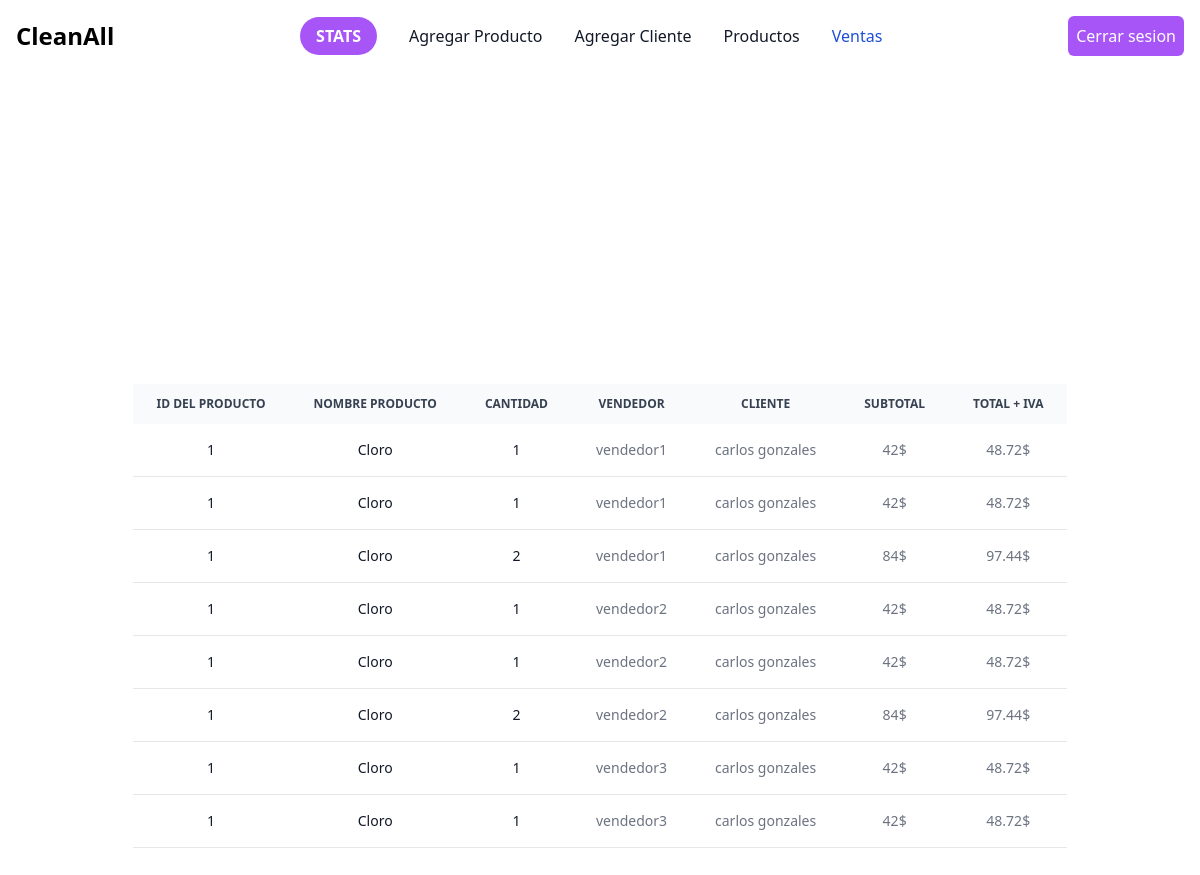
Page /ventas.php (signed in) on the committed database.
### tables this page shows
CREATE TABLE detalle_venta (
  id int(11) auto_increment NOT NULL,
  cantidad int(11) NOT NULL,
  precio NUMERIC(10,2) NOT NULL,
  id_usuario int(11) NOT NULL,
  id_producto int(11) NOT NULL,
  FOREIGN KEY (id_producto) REFERENCES producto(id),
  FOREIGN KEY (id_usuario) REFERENCES usuario(idusuario),
  PRIMARY KEY (id)
);

CREATE TABLE producto (
  id int(11) auto_increment NOT NULL,
  imagen varchar(300) NOT NULL,
  descripcion varchar(200) NOT NULL,
  precio NUMERIC(10,2) NOT NULL,
  categoria varchar(30),
  existencia int(11) NOT NULL,
  usuario_id int(11) NOT NULL,
  FOREIGN KEY(usuario_id) REFERENCES usuario(idusuario),
  PRIMARY KEY(id)
);

CREATE TABLE usuario (
  idusuario int(11) auto_increment NOT NULL,
  nombre varchar(100) NOT NULL,
  correo varchar(100) NOT NULL,
  usuario varchar(20) NOT NULL,
  clave varchar(50) NOT NULL,
  PRIMARY KEY(idusuario)
);

CREATE TABLE cliente (
  idcliente INT auto_increment NOT NULL,
  nombre varchar(100) NOT NULL,
  telefono varchar(15) NOT NULL,
  direccion varchar(200) NOT NULL,
  usuario_id int(11) NOT NULL,
  documento INT(30) NOT NULL,
  FOREIGN KEY(usuario_id) REFERENCES usuario(idusuario),
  PRIMARY KEY (idcliente)
  
);

CREATE TABLE ventas (
  id int(11) auto_increment NOT NULL,
  id_cliente int(11) NOT NULL,
  total NUMERIC(10,2) NOT NULL,
  id_usuario int(11) NOT NULL,
  fecha timestamp NOT NULL DEFAULT current_timestamp() ON UPDATE current_timestamp(),
  FOREIGN KEY (id_cliente) REFERENCES cliente(idcliente),
  FOREIGN KEY (id_usuario) REFERENCES usuario(idusuario),
  PRIMARY KEY(id)
  
);

### ventas.php (called while the page is built)
<?php session_start();
    $usuario = $_SESSION['usuario'];
    require('./funciones/obtenerid.php');
    $resultado = extraerID($usuario);
    $id= $resultado['idusuario'];
    try{
    $conexion = conectar();
     }
    catch(PDOException $e){
    echo "Error: " . $e->getMessage();
    };
    $statement = $conexion->prepare('SELECT cliente.nombre,usuario.usuario,ventas.total,detalle_venta.cantidad, cliente.nombre,producto.id,producto.descripcion, producto.id
    FROM detalle_venta
    INNER JOIN usuario ON detalle_venta.id_usuario = :user
    INNER JOIN cliente ON detalle_venta.id_usuario = :user
    INNER JOIN producto ON detalle_venta.id_usuario = :user
    INNER JOIN ventas ON detalle_venta.id_usuario = :user LIMIT 8;');
    $statement->bindParam(':user', $id);
    $statement->execute();
    $resultado = $statement->fetchAll();
require('./src/navbar.php');
require('./src/ventas.view.php');
?>

### funciones/obtenerid.php (called while the page is built, shortened)
<?php
 function extraerID($id){
    $conexion = conectar();
    $statement= $conexion->prepare('SELECT * FROM usuario WHERE usuario = :user');
    $statement->bindParam(':user', $id);
    $statement->execute();
    $resultado = $statement->fetch();
    return $resultado;
 }
?>

### src/ventas.view.php (the view, shortened to what this page needs)
<!DOCTYPE html>
<html lang="en">
<head>
    <script src="https://cdn.tailwindcss.com"></script>
</head>
<body>
<section class="flex items-center justify-center h-[100VH]">
<div class="relative overflow-x-auto">
    <table class="text-center text-sm text-left rtl:text-right text-gray-500 dark:text-gray-400">
        <thead class="text-xs text-gray-700 uppercase bg-gray-50 dark:bg-gray-700 dark:text-gray-400">
            <tr>
                <th scope="col" class="px-6 py-3">
                    ID DEL PRODUCTO
                </th>
                <th scope="col" class="px-6 py-3">
                    Nombre producto
                </th>
                <th scope="col" class="px-6 py-3">
                   Cantidad
                </th>
                <th scope="col" class="px-6 py-3">
                    Vendedor
                </th>
                <th scope="col" class="px-6 py-3">
                    Cliente
                </th>
                <th scope="col" class="px-6 py-3">
                    Subtotal
                </th>
                <th scope="col" class="px-6 py-3">
                    Total + IVA
                </th>
            </tr>
        </thead>
        <tbody>
        <?php foreach ($resultado as $p) : ?>
            <tr class="bg-white border-b dark:bg-gray-800 dark:border-gray-700">
                <th scope="row" class="px-6 py-4 font-medium text-gray-900 whitespace-nowrap dark:text-white">
                <?php echo $p['id'] ?>
                </th>
                <th scope="row" class="px-6 py-4 font-medium text-gray-900 whitespace-nowrap dark:text-white">
                <?php echo $p['descripcion'] ?>
                </th>
                <th scope="row" class="px-6 py-4 font-medium text-gray-900 whitespace-nowrap dark:text-white">
                <?php echo $p['cantidad'] ?>
                </th>
                <td class="px-6 py-4">
                <?php echo $p['usuario'] ?>
                </td>
                <td class="px-6 py-4">
                <?php echo $p['nombre'] ?>
                </td>
                <td class="px-6 py-4">
                <?php echo $p['total'] * $p['cantidad'] ?>$
                </td>
                <td class="px-6 py-4">
                <?php echo $p['total'] * $p['cantidad']*1.16 ?>$
                </td>
            </tr>
        <?php endforeach ?>
        </tbody>
    </table>
</div>
</section>
</body>
</html>

### src/navbar.php (shortened to what this page needs)
<!DOCTYPE html>
<html lang="en">
<head>
</head>
<body>
<nav class="bg-white border-gray-200 dark:bg-gray-900">
  <div class="max-w-screen-xl flex flex-wrap items-center justify-between mx-auto p-4">
  <a href="main.php" class="flex items-center space-x-3 rtl:space-x-reverse">
      <span class="self-center text-2xl font-semibold whitespace-nowrap dark:text-white">CleanAll</span>
  </a>
  <div class="flex md:order-2">
    <a href="logout.php">
      <button class="bg-purple-500 px-2 py-2 rounded-md hover:transition-all hover:bg-purple-600 text-white">Cerrar sesion</button>
    </a>
  </div>
    <div class="items-center justify-between hidden w-full md:flex md:w-auto md:order-1" id="navbar-search">
      <ul class="flex flex-col p-4 md:p-0 mt-4 font-medium border border-gray-100 rounded-lg bg-gray-50 md:space-x-8 rtl:space-x-reverse md:flex-row md:mt-0 md:border-0 md:bg-white dark:bg-gray-800 md:dark:bg-gray-900 dark:border-gray-700">
        <li>
          <a href="main.php" class="bg-purple-500 transition-all hover:bg-purple-700 text-white font-bold py-2 px-4 rounded-full" aria-current="page">STATS</a>
        </li>
        <li>
          <a  href="productForm.php" class="block py-2 px-3 text-gray-900 rounded hover:bg-gray-100 md:hover:bg-transparent md:hover:text-blue-700 md:p-0 md:dark:hover:text-blue-500 dark:text-white dark:hover:bg-gray-700 dark:hover:text-white md:dark:hover:bg-transparent dark:border-gray-700">Agregar Producto</a>
        </li>
        <li>
          <a  id='cliente' href="cliente.php"  class="block py-2 px-3 text-gray-900 rounded hover:bg-gray-100 md:hover:bg-transparent md:hover:text-blue-700 md:p-0 dark:text-white md:dark:hover:text-blue-500 dark:hover:bg-gray-700 dark:hover:text-white md:dark:hover:bg-transparent dark:border-gray-700">Agregar Cliente</a>
        </li>
        <li>
          <a href="product.php" class="block py-2 px-3 text-gray-900 rounded hover:bg-gray-100 md:hover:bg-transparent md:hover:text-blue-700 md:p-0 dark:text-white md:dark:hover:text-blue-500 dark:hover:bg-gray-700 dark:hover:text-white md:dark:hover:bg-transparent dark:border-gray-700">Productos</a>
        </li>
        <li>
          <a href="ventas.php" class="block py-2 px-3 text-white bg-blue-700 rounded md:bg-transparent md:text-blue-700 md:p-0 md:dark:text-blue-500" aria-current="page">Ventas</a>
        </li>
      </ul>
    </div>
  </div>
</nav>
</body>
</html>

### rows in the picture
detalle_venta: id_producto "1", id_producto.descripcion "Cloro", cantidad "1", usuario.usuario "vendedor1", cliente.nombre "carlos gonzales", $p['total']*$p['cantidad'] "42", $p['total']*$p['cantidad']*1.16 "48.72", usuario.usuario "vendedor2", usuario.usuario "vendedor3"
detalle_venta: producto.id "1", producto.descripcion "Cloro", cantidad "2", usuario.usuario "vendedor1", cliente.nombre "carlos gonzales", $p['total']*$p['cantidad'] "84", $p['total']*$p['cantidad']*1.16 "97.44", usuario.usuario "vendedor2"
